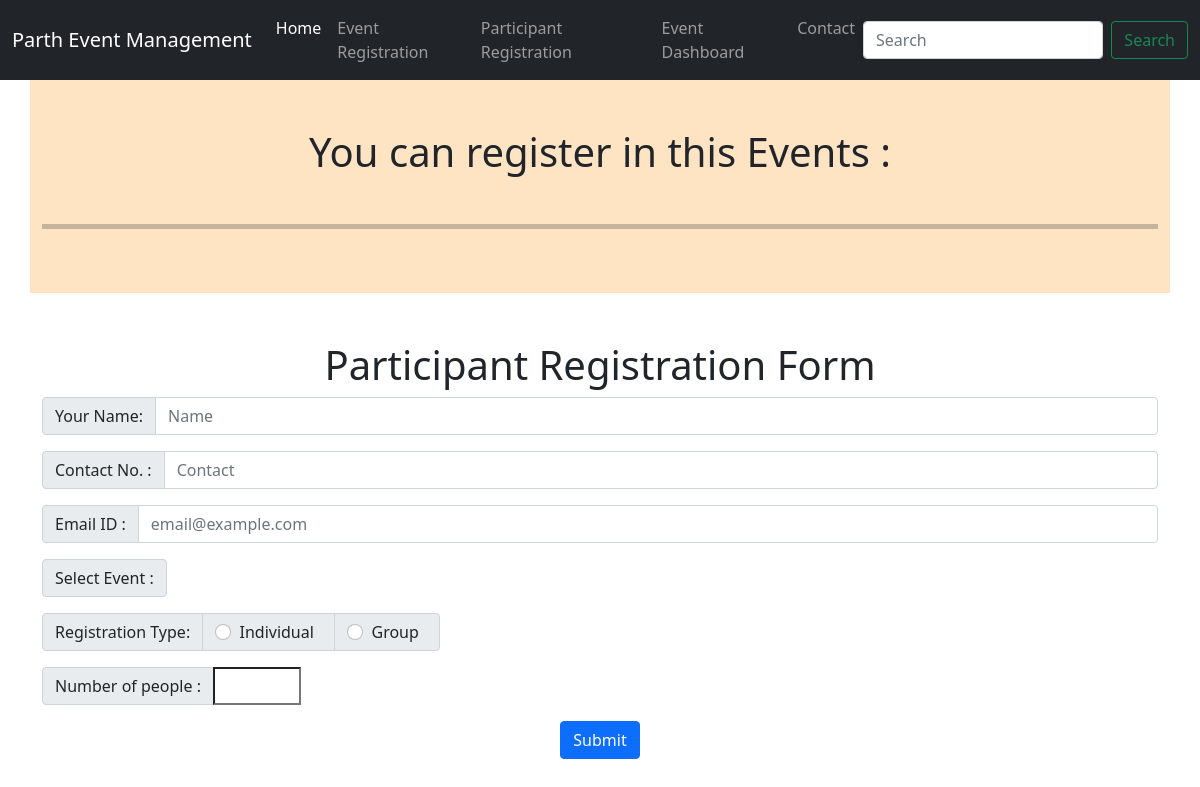
Before: /participantReg with the older database file.
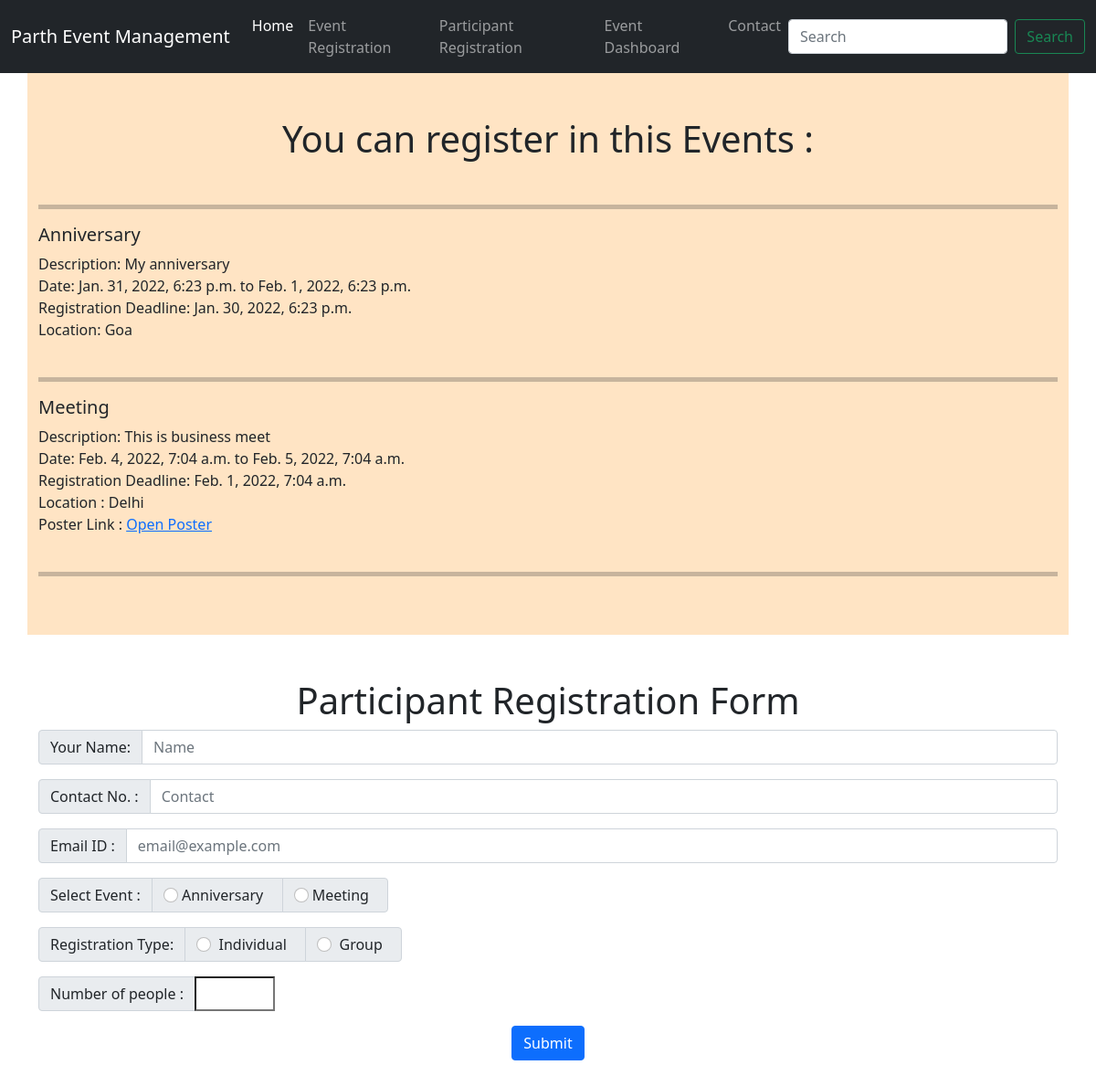
After: the same page with the newer database file.
### Event_App/models.py (models this page shows, shortened)
class EventReg(models.Model):
    event_name = models.CharField(max_length=30)
    description = models.TextField()
    location= models.CharField(max_length=30)
    poster_link = models.URLField(default='NULL')
    date_from= models.DateTimeField()
    date_to= models.DateTimeField()
    registration_deadline = models.DateTimeField()
    host_email= models.CharField(max_length=20)
    host_password= models.CharField(max_length=20)

### Event_App/views.py (the view, shortened to what this page needs)
# urls.py: path('participantReg', views.participantReg , name='participantReg'),
def participantReg(request):
    if request.method == 'GET':
        date_time = datetime.datetime.now()
        detail = {
            'date_time' : date_time,
            'event_detail' : EventReg.objects.all()
        }
        return render(request, 'participantReg.html', detail)

### templates/participantReg.html (shortened to what this page needs)
{% extends 'base.html' %}
{% block body %}
<div class="container py-5" style="background-color:bisque">
    <h1 class="text-center">You can register in this Events : </h1>
    {% for event in event_detail %}
    {% if date_time.date < event.registration_deadline.date %} <br>
        <hr style="height:5px">
        <h5 class='event_detail' >
            {{ event.event_name }}
        </h5>
        <div class='event_detail' >
            Description: {{ event.description }}
        </div>
        <div class='event_detail' >Date: {{ event.date_from }} to {{ event.date_to }}</div>
        <div class='event_detail' >Registration Deadline: {{ event.registration_deadline }}</div>
        <div class='event_detail' >Location : {{ event.location }}</div>
        <div class='event_detail'  type="url">Poster Link : <a href={{event.poster_link}}> Open Poster </a></div>
        {% elif date_time.date == event.registration_deadline.date %}
        {% if date_time.time < event.registration_deadline.time %} <br>
            <hr style="height:5px">
            <h5 class='event_detail' >{{ event.event_name }}</h5>
            <div class='event_detail' >
                Description: {{ event.description }}
            </div>
            <div class='event_detail' >Date: {{ event.date_from }} to {{ event.date_to }}</div>
            <div class='event_detail' >Registration Deadline: {{ event.registration_deadline }}</div>
            <div class='event_detail' >Location: {{ event.location }}</div>
            {% endif %}
            {% endif %}
            {% endfor %}
            <br>
            <hr style="height:5px">
    </div>
<div class="container py-5">
    <h1 class="text-center">Participant Registration Form</h1>
    <form method="post" action="/participantReg">
        <div class="input-group mb-3">
            <span class="input-group-text" id="basic-addon1">Your Name:</span>
            <input name="participant_name" id="participant_name" type="text" class="form-control" placeholder="Name"
                required>
        </div>
        <div class="input-group mb-3">
            <span class="input-group-text" id="basic-addon1">Contact No. :</span>
            <input name="participant_contact" id="participant_contact" type="text" class="form-control"
                placeholder="Contact" pattern="[1-9]{1}[0-9]{9}" required>
        </div>
        <div class="input-group mb-3">
            <span class="input-group-text" id="basic-addon1">Email ID : </span>
            <input name="participant_email" id="participant_email" type="email" class="form-control"
                placeholder="email@example.com" required>
            </div>
        <div class="input-group mb-3">
            <span class="input-group-text" id="basic-addon1">Select Event :</span>
                {% for event in event_detail %}
                {% if date_time.date < event.registration_deadline.date %} <div class="input-group-text">
                    <input class="form-check-input mt-0" type="radio" id="{{ event.event_name }}" name="select_event"
                        value="{{event.id}}" required>
                    <label>&nbsp{{ event.event_name }} &nbsp</label>
                    </div>
                    {% elif date_time.date == event.registration_deadline.date %}
                    {% if date_time.time < event.registration_deadline.time %} <div class="input-group-text">
                        <input class="form-check-input mt-0" type="radio" id="{{ event.event_name }}" name="select_event"
                            value="{{event.id}}" required>
                        <label>&nbsp{{ event.event_name }} &nbsp</label>
                        </div>
                        {% endif %}
                        {% endif %}
                        {% endfor %}
        </div>
        <div class="input-group mb-3">
            <span class="input-group-text" id="basic-addon1">Registration Type:</span>
            <div class="input-group-text">
                <input class="form-check-input mt-0" type="radio" name="registration_type" id="individual" value="individual"
                    onchange="group_or_not(value)" required>
                <label>&nbsp Individual &nbsp</label>
            </div>
            <div class="input-group-text">
                <input class="form-check-input mt-0" type="radio" name="registration_type" id="group" value="group"
                onchange="group_or_not(value)" required>
                <label>&nbsp Group &nbsp</label>
            </div>
        </div>
        <div class="input-group mb-3" id="gr">
            <span class="input-group-text" id="basic-addon1" for="num_of_people">Number of people :</span>
            <input type="number" min="1" max="20" id="num_of_people" name="num_of_people">
        </div>
        <center><button  class="btn btn-primary mb-5" type="submit">Submit</button></center>
    </form>
</div>
{% endblock body %}

### templates/base.html (shortened to what this page needs)
<!doctype html>
<html lang="en">
  <head>
    <link href="https://cdn.jsdelivr.net/npm/bootstrap@5.1.3/dist/css/bootstrap.min.css" rel="stylesheet">
  </head>
  <body>
    <nav class="navbar navbar-expand-lg navbar-dark bg-dark">
      <div class="container-fluid">
        <a class="navbar-brand" href="#">Parth Event Management</a>
        <div class="collapse navbar-collapse" id="navbarSupportedContent">
          <ul class="navbar-nav me-auto mb-2 mb-lg-0">
            <li class="nav-item">
              <a class="nav-link active" aria-current="page" href="/">Home</a>
            </li>
            <li class="nav-item">
              <a class="nav-link" href="/eventReg">Event Registration</a>
            </li>
            <li class="nav-item">
              <a class="nav-link" href="/participantReg">Participant Registration</a>
            </li>
            <li class="nav-item">
              <a class="nav-link" href="/dashboard">Event Dashboard</a>
            </li>
            <li class="nav-item">
              <a class="nav-link" href="/contact">Contact</a>
            </li>
          </ul>
          <form class="d-flex">
            <input class="form-control me-2" type="search" placeholder="Search" aria-label="Search">
            <button class="btn btn-outline-success" type="submit">Search</button>
          </form>
        </div>
      </div>
    </nav>
      {% block body %}{% endblock body %}
  </body>
</html>

Changed rows visible on the page:
added EventReg: event_name "Anniversary", description "My anniversary", date_from "Jan. 31, 2022, 6:23 p.m.", date_to "Feb. 1, 2022, 6:23 p.m.", registration_deadline "Jan. 30, 2022, 6:23 p.m.", location "Goa"
added EventReg: event_name "Meeting", description "This is business meet", date_from "Feb. 4, 2022, 7:04 a.m.", date_to "Feb. 5, 2022, 7:04 a.m.", registration_deadline "Feb. 1, 2022, 7:04 a.m.", location "Delhi"
